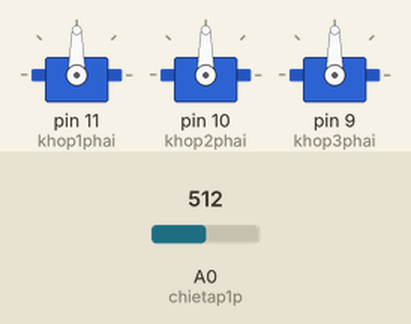
Bench run of a sketch on a simulated Arduino Uno, built with avr-gcc and run on an emulated ATmega328P. Shown: 3 × servo. The test bench sets the inputs (shaded band); at power-on: A0 (chietap1p) = 512.

Above: at 1.2 s.
1.3 s: A0 (chietap1p) set to 716
At 2.1 s:
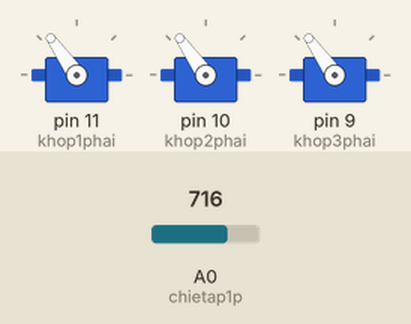
2.8 s: A0 (chietap1p) set to 900
At 3.3 s:
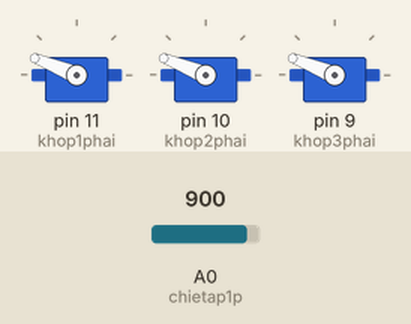
4.3 s: A0 (chietap1p) set to 1023
At 5.5 s:
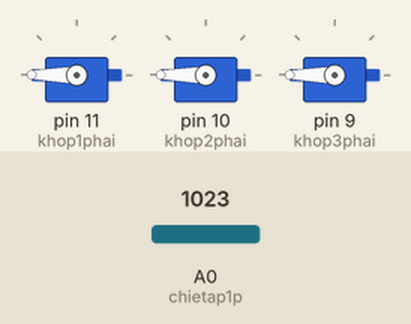
5.8 s: A0 (chietap1p) set to 511
At 6.8 s:
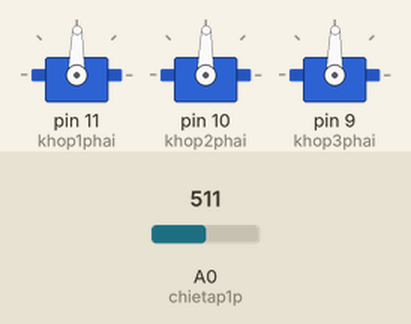
7.3 s: A0 (chietap1p) set to 306
At 7.9 s:
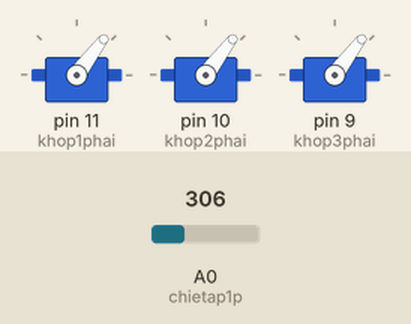
Timing chart, 0 to 9.8 s (numbered marks = the images above; inputs shaded):
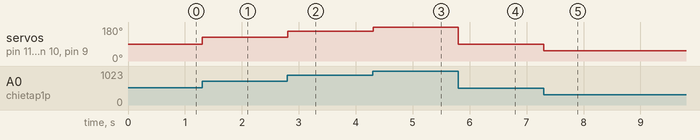

The sketch:

toby_pot.ino
```cpp
#include <Servo.h>
Servo khop1phai;
Servo khop2phai;
Servo khop3phai;
int chietap1p = A0;
int chietap2p = A0;
int chietap3p = A0;
void setup() {
khop1phai.attach(11);
khop2phai.attach(10);
khop3phai.attach(9);
Serial.begin(9600);
}
void loop() {
chietap1phai();
chietap2phai();
chietap3phai();
}

void chietap1phai(){
int goc_xoay_phai1 = analogRead(chietap1p);
goc_xoay_phai1 = map(goc_xoay_phai1, 0, 1023, 0, 180);
khop1phai.write(goc_xoay_phai1);
delay(1);
}

void chietap2phai(){
int goc_xoay_phai2 = analogRead(chietap2p);
goc_xoay_phai2 = map(goc_xoay_phai2, 0, 1023, 0, 180);
khop2phai.write(goc_xoay_phai2);
delay(1);
}

void chietap3phai(){
int goc_xoay_phai3 = analogRead(chietap3p);
goc_xoay_phai3 = map(goc_xoay_phai3, 0, 1023, 0, 180);
khop3phai.write(goc_xoay_phai3);
delay(1);
}
```

Measured:
- after the input at 1.3 s, servo on pin 11 (khop1phai), servo on pin 10 (khop2phai), servo on pin 9 (khop3phai): 90° → 125° at once
- after the input at 2.8 s, servo on pin 11 (khop1phai), servo on pin 10 (khop2phai), servo on pin 9 (khop3phai): 125° → 158° at once
- after the input at 4.3 s, servo on pin 11 (khop1phai), servo on pin 10 (khop2phai), servo on pin 9 (khop3phai): 158° → 180° at once
- after the input at 5.8 s, servo on pin 11 (khop1phai), servo on pin 10 (khop2phai), servo on pin 9 (khop3phai): 180° → 89° at once
- after the input at 7.3 s, servo on pin 11 (khop1phai), servo on pin 10 (khop2phai), servo on pin 9 (khop3phai): 89° → 53° at once
